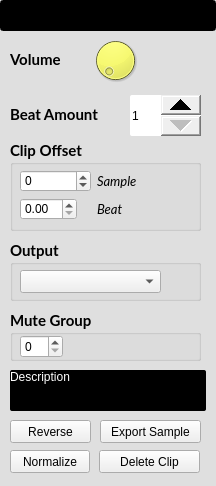
<?xml version="1.0" encoding="UTF-8"?>
<ui version="4.0">
 <class>Dialog</class>
 <widget class="QDialog" name="Dialog">
  <property name="geometry">
   <rect>
    <x>0</x>
    <y>0</y>
    <width>216</width>
    <height>486</height>
   </rect>
  </property>
  <property name="sizePolicy">
   <sizepolicy hsizetype="Fixed" vsizetype="Fixed">
    <horstretch>0</horstretch>
    <verstretch>0</verstretch>
   </sizepolicy>
  </property>
  <property name="windowTitle">
   <string>Dialog</string>
  </property>
  <widget class="QFrame" name="frame_clip">
   <property name="geometry">
    <rect>
     <x>0</x>
     <y>0</y>
     <width>216</width>
     <height>486</height>
    </rect>
   </property>
   <property name="styleSheet">
    <string notr="true">#frame_clip {background-color: rgb(223, 223, 223);}</string>
   </property>
   <property name="frameShape">
    <enum>QFrame::NoFrame</enum>
   </property>
   <property name="frameShadow">
    <enum>QFrame::Raised</enum>
   </property>
   <widget class="QLineEdit" name="clip_name">
    <property name="geometry">
     <rect>
      <x>0</x>
      <y>0</y>
      <width>216</width>
      <height>31</height>
     </rect>
    </property>
    <property name="font">
     <font>
      <family>Lato</family>
      <pointsize>11</pointsize>
      <weight>75</weight>
      <bold>true</bold>
     </font>
    </property>
    <property name="styleSheet">
     <string notr="true">#clip_name {background-color: black; color: rgb(255, 253, 24);}</string>
    </property>
    <property name="alignment">
     <set>Qt::AlignCenter</set>
    </property>
   </widget>
   <widget class="QLabel" name="label_5">
    <property name="geometry">
     <rect>
      <x>10</x>
      <y>50</y>
      <width>71</width>
      <height>19</height>
     </rect>
    </property>
    <property name="font">
     <font>
      <family>Lato</family>
      <pointsize>11</pointsize>
      <weight>75</weight>
      <bold>true</bold>
     </font>
    </property>
    <property name="text">
     <string>Volume</string>
    </property>
    <property name="alignment">
     <set>Qt::AlignLeading|Qt::AlignLeft|Qt::AlignVCenter</set>
    </property>
   </widget>
   <widget class="QSuperDial" name="clip_volume">
    <property name="enabled">
     <bool>true</bool>
    </property>
    <property name="geometry">
     <rect>
      <x>90</x>
      <y>35</y>
      <width>51</width>
      <height>51</height>
     </rect>
    </property>
    <property name="styleSheet">
     <string notr="true">background-color: rgb(241, 248, 0);
color: black;</string>
    </property>
    <property name="maximum">
     <number>256</number>
    </property>
    <property name="singleStep">
     <number>1</number>
    </property>
   </widget>
   <widget class="QLabel" name="label_4">
    <property name="geometry">
     <rect>
      <x>10</x>
      <y>105</y>
      <width>111</width>
      <height>19</height>
     </rect>
    </property>
    <property name="font">
     <font>
      <family>Lato</family>
      <pointsize>11</pointsize>
      <weight>75</weight>
      <bold>true</bold>
     </font>
    </property>
    <property name="text">
     <string>Beat Amount</string>
    </property>
   </widget>
   <widget class="QSpinBox" name="beat_diviser">
    <property name="geometry">
     <rect>
      <x>130</x>
      <y>95</y>
      <width>71</width>
      <height>41</height>
     </rect>
    </property>
    <property name="styleSheet">
     <string notr="true">QSpinBox::up-button { width: 40px; }
QSpinBox::down-button { width: 40px; }
QSpinBox { border : 0px; border-radius: 2px}</string>
    </property>
    <property name="minimum">
     <number>1</number>
    </property>
    <property name="maximum">
     <number>999</number>
    </property>
   </widget>
   <widget class="QLabel" name="clip_description">
    <property name="geometry">
     <rect>
      <x>10</x>
      <y>370</y>
      <width>196</width>
      <height>41</height>
     </rect>
    </property>
    <property name="styleSheet">
     <string notr="true">color: white;
background-color: black;
border-radius: 2px;</string>
    </property>
    <property name="text">
     <string>Description</string>
    </property>
    <property name="alignment">
     <set>Qt::AlignLeading|Qt::AlignLeft|Qt::AlignTop</set>
    </property>
   </widget>
   <widget class="QPushButton" name="deleteButton">
    <property name="geometry">
     <rect>
      <x>99</x>
      <y>450</y>
      <width>101</width>
      <height>23</height>
     </rect>
    </property>
    <property name="text">
     <string>Delete Clip</string>
    </property>
    <property name="autoDefault">
     <bool>false</bool>
    </property>
   </widget>
   <widget class="QPushButton" name="exportButton">
    <property name="geometry">
     <rect>
      <x>100</x>
      <y>420</y>
      <width>101</width>
      <height>23</height>
     </rect>
    </property>
    <property name="text">
     <string>Export Sample</string>
    </property>
    <property name="autoDefault">
     <bool>false</bool>
    </property>
   </widget>
   <widget class="QPushButton" name="normalizeButton">
    <property name="geometry">
     <rect>
      <x>10</x>
      <y>450</y>
      <width>80</width>
      <height>23</height>
     </rect>
    </property>
    <property name="text">
     <string>Normalize</string>
    </property>
    <property name="autoDefault">
     <bool>false</bool>
    </property>
   </widget>
   <widget class="QPushButton" name="reverseButton">
    <property name="geometry">
     <rect>
      <x>10</x>
      <y>420</y>
      <width>81</width>
      <height>23</height>
     </rect>
    </property>
    <property name="text">
     <string>Reverse</string>
    </property>
    <property name="autoDefault">
     <bool>false</bool>
    </property>
   </widget>
   <widget class="QGroupBox" name="groupBox">
    <property name="geometry">
     <rect>
      <x>10</x>
      <y>310</y>
      <width>191</width>
      <height>51</height>
     </rect>
    </property>
    <property name="font">
     <font>
      <family>Lato</family>
      <pointsize>11</pointsize>
      <weight>75</weight>
      <bold>true</bold>
     </font>
    </property>
    <property name="title">
     <string>Mute Group</string>
    </property>
    <widget class="QSpinBox" name="mute_group">
     <property name="geometry">
      <rect>
       <x>10</x>
       <y>25</y>
       <width>43</width>
       <height>23</height>
      </rect>
     </property>
    </widget>
   </widget>
   <widget class="QGroupBox" name="groupBox_2">
    <property name="geometry">
     <rect>
      <x>10</x>
      <y>140</y>
      <width>191</width>
      <height>91</height>
     </rect>
    </property>
    <property name="font">
     <font>
      <family>Lato</family>
      <pointsize>11</pointsize>
      <weight>75</weight>
      <bold>true</bold>
     </font>
    </property>
    <property name="title">
     <string>Clip Offset</string>
    </property>
    <widget class="QWidget" name="formLayoutWidget_4">
     <property name="geometry">
      <rect>
       <x>10</x>
       <y>30</y>
       <width>161</width>
       <height>74</height>
      </rect>
     </property>
     <layout class="QFormLayout" name="formLayout_4">
      <item row="0" column="0">
       <widget class="QSpinBox" name="frame_offset">
        <property name="minimum">
         <number>-4410000</number>
        </property>
        <property name="maximum">
         <number>4410000</number>
        </property>
       </widget>
      </item>
      <item row="0" column="1">
       <widget class="QLabel" name="label_2">
        <property name="font">
         <font>
          <family>Lato</family>
          <pointsize>10</pointsize>
          <italic>true</italic>
         </font>
        </property>
        <property name="text">
         <string>Sample</string>
        </property>
       </widget>
      </item>
      <item row="1" column="0">
       <widget class="QDoubleSpinBox" name="beat_offset">
        <property name="enabled">
         <bool>true</bool>
        </property>
        <property name="maximum">
         <double>99.000000000000000</double>
        </property>
        <property name="singleStep">
         <double>0.010000000000000</double>
        </property>
       </widget>
      </item>
      <item row="1" column="1">
       <widget class="QLabel" name="label">
        <property name="font">
         <font>
          <family>Lato</family>
          <pointsize>10</pointsize>
          <italic>true</italic>
         </font>
        </property>
        <property name="text">
         <string>Beat</string>
        </property>
       </widget>
      </item>
     </layout>
    </widget>
   </widget>
   <widget class="QGroupBox" name="groupBox_3">
    <property name="geometry">
     <rect>
      <x>10</x>
      <y>240</y>
      <width>191</width>
      <height>61</height>
     </rect>
    </property>
    <property name="font">
     <font>
      <family>Lato</family>
      <pointsize>11</pointsize>
      <weight>75</weight>
      <bold>true</bold>
     </font>
    </property>
    <property name="title">
     <string>Output</string>
    </property>
    <widget class="QComboBox" name="output">
     <property name="geometry">
      <rect>
       <x>10</x>
       <y>30</y>
       <width>141</width>
       <height>23</height>
      </rect>
     </property>
    </widget>
   </widget>
  </widget>
 </widget>
 <customwidgets>
  <customwidget>
   <class>QSuperDial</class>
   <extends>QDial</extends>
   <header>superboucle/qsuperdial.h</header>
  </customwidget>
 </customwidgets>
 <resources/>
 <connections/>
</ui>
